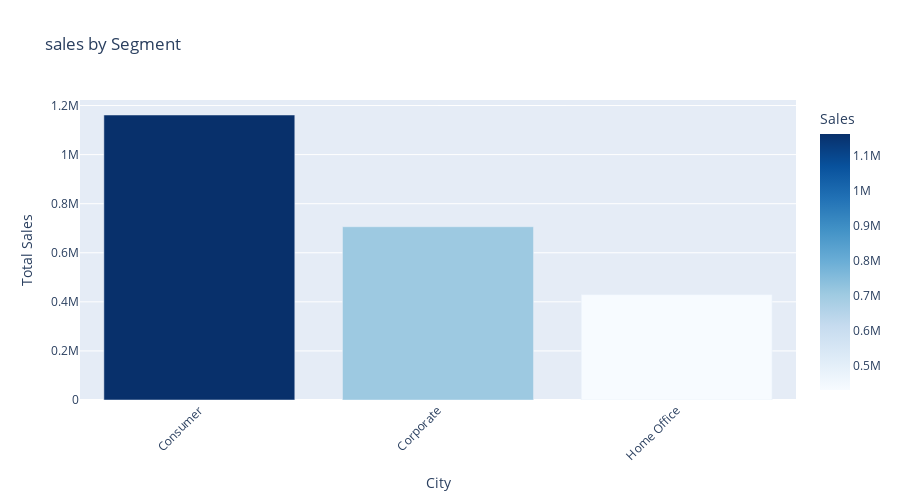

The code cell stored with this chart in its notebook:
### Code cell
fig = px.bar(
    customers,
    x='Segment',
    y='Sales',
    color='Sales',
    color_continuous_scale='Blues', 
    title='sales by Segment'
)

fig.update_layout(
    xaxis_title='City',
    yaxis_title='Total Sales',
    xaxis_tickangle=-45,
    height=500
)

fig.show()

### Figure 1 — Plotly figure (JSON) as saved in the notebook; plotly's stock layout.template omitted (floating-point values rounded to 4 significant figures)
{"data": [{"alignmentgroup": "True", "hovertemplate": "Segment=%{x}<br>Sales=%{marker.color}<extra></extra>", "legendgroup": "", "marker": {"color": [1161000.0, 706100.0, 429700.0], "coloraxis": "coloraxis", "pattern": {"shape": ""}}, "name": "", "offsetgroup": "", "orientation": "v", "showlegend": false, "textposition": "auto", "type": "bar", "x": ["Consumer", "Corporate", "Home Office"], "xaxis": "x", "y": [1161000.0, 706100.0, 429700.0], "yaxis": "y"}], "layout": {"barmode": "relative", "coloraxis": {"colorbar": {"title": {"text": "Sales"}}, "colorscale": [[0, "rgb(247,251,255)"], [0.125, "rgb(222,235,247)"], [0.25, "rgb(198,219,239)"], [0.375, "rgb(158,202,225)"], [0.5, "rgb(107,174,214)"], [0.625, "rgb(66,146,198)"], [0.75, "rgb(33,113,181)"], [0.875, "rgb(8,81,156)"], [1, "rgb(8,48,107)"]]}, "height": 500, "legend": {"tracegroupgap": 0}, "title": {"text": "sales by Segment"}, "xaxis": {"anchor": "y", "domain": [0, 1], "tickangle": -45, "title": {"text": "City"}}, "yaxis": {"anchor": "x", "domain": [0, 1], "title": {"text": "Total Sales"}}}}
